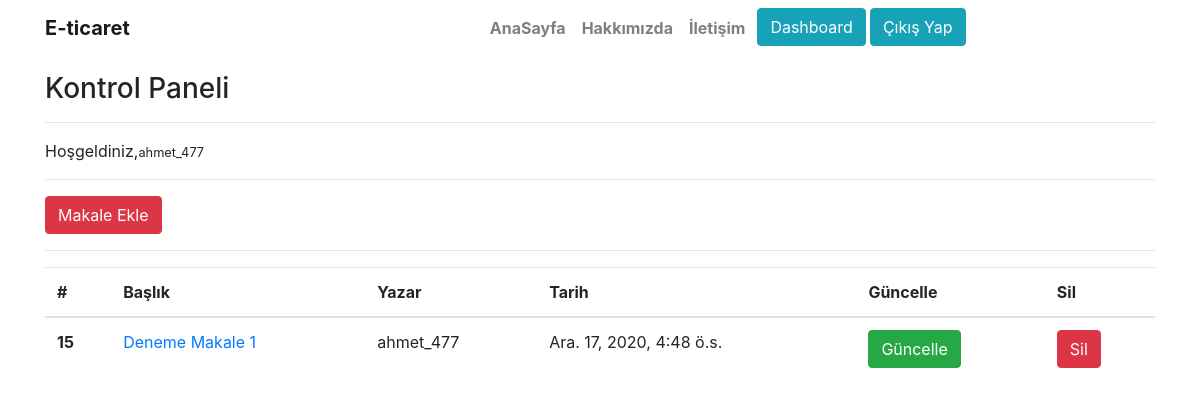
The app's page /articles/dashboard/ (signed in) with its own data.
### article/models.py (models this page shows, shortened)
class Article(models.Model):
    author = models.ForeignKey('auth.User', on_delete=models.CASCADE,verbose_name="Yazar")
    title =models.CharField(max_length=50,verbose_name="Başlık")
    content = RichTextField()
    created_date = models.DateTimeField(auto_now_add=True,verbose_name="Oluşturulma Tarihi")
    article_image = models.FileField(blank = True,null = True,verbose_name="Makaleye Fotoğraf Ekle")

### article/views.py (the view)
# urls.py: path('dashboard/',views.dashboard,name = "dashboard"),
@login_required(login_url = "user:login")
def dashboard(request):
    articles = Article.objects.filter(author = request.user)
    context = {
        "articles":articles
    }
    return render(request,"dashboard.html",context)

### templates/dashboard.html
{% extends "leyaut.html" %}
{% block body %}
{% include "inculudes/navbar.html" %}
<div class="container">
<h3>Kontrol Paneli</h3>
<hr>
<p>Hoşgeldiniz,<small>{{request.user.username}}</small></p>
<hr>
<a href="{% url 'article:addarticle' %}" class="btn btn-danger">Makale Ekle</a>
<hr>
{% if articles  %}
<table class="table">
  <thead>
    <tr>
      <th scope="col">#</th>
      <th scope="col">Başlık</th>
      <th scope="col">Yazar</th>
      <th scope="col">Tarih</th>
      <th scope="col">Güncelle</th>
      <th scope="col">Sil</th>
    </tr>
  </thead>
  <tbody>
    {% for article in articles %}
    <tr>
      <th scope="row">{{article.id}}</th>
      <td><a href="{% url 'article:detail' article.title %}">{{article.title}}</a></td>
      <td>{{article.author.username}}</td>
      <td>{{article.created_date}}</td>
      <td><a href="{% url 'article:update' article.title %}" class="btn btn-success">Güncelle</a></td>
      <td><a href="{% url 'article:delete' article.title %}" class="btn btn-danger">Sil</a></td>
    </tr>
    {% endfor %}
  </tbody>
</table>
{% else %}
<div class="alert alert-danger">Makale Bulunamadı</div>
{% endif %}
</div>
{% endblock body %}

### records on screen
Article: id "15", title "Deneme Makale 1", author.username "ahmet_477", created_date "Ara. 17, 2020, 4:48 ö.s."

### other values on screen
{{ request.user.username }} "ahmet_477"
